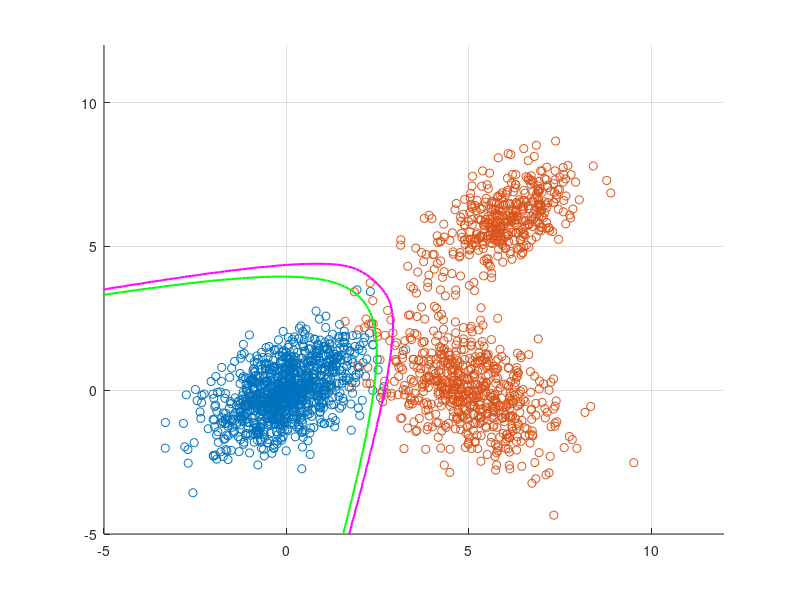
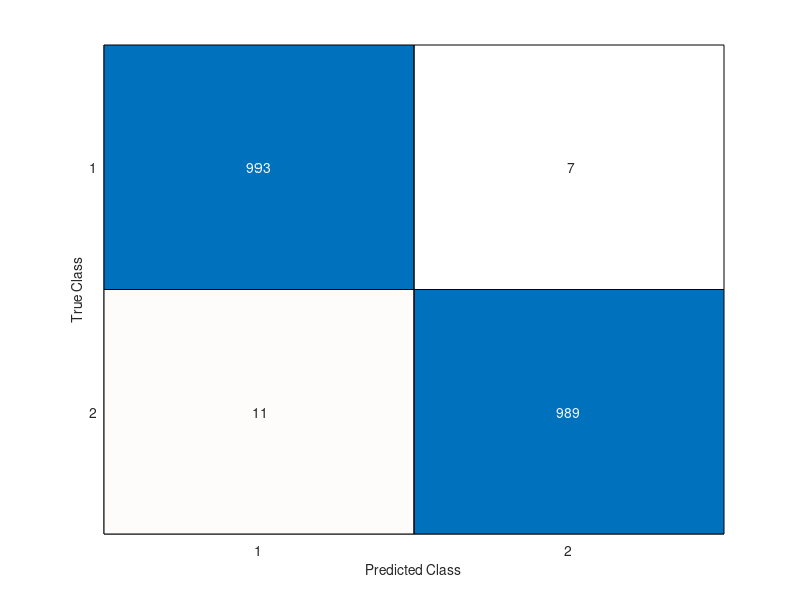
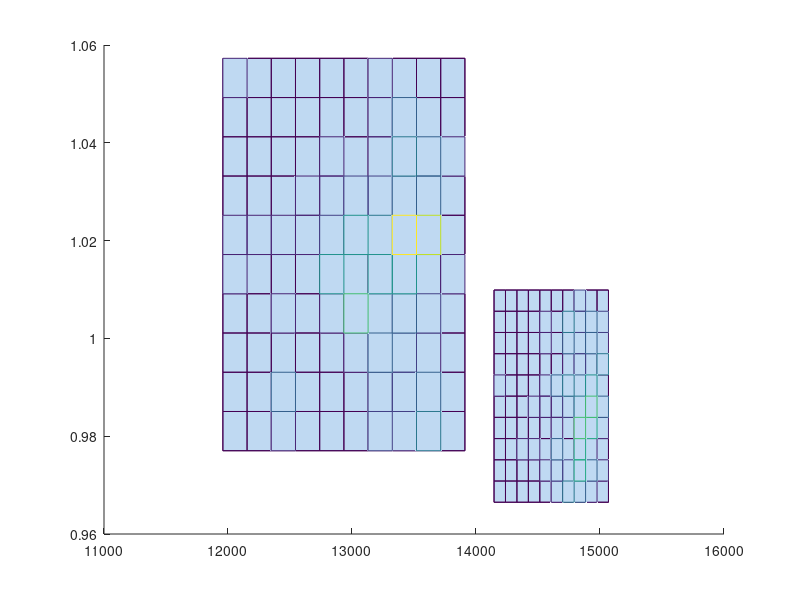

Source code (MATLAB) for these figures, in order:
clear;
close all;
clc;

% generisemo unimodalnu i polimodalnu gausovu
N = 1000;
M1 = [0 0]';
S1 = [1 0.5; 0.5 1];
M2 = [5 0]';
S2 = [1.5 -0.7; -0.7 1.5];
M3 = [6 6]';
S3 = [1 0.6; 0.6 1];

K1 = mvnrnd(M1, S1, N); %klasa jedan - unimodalna

% pomocne promenjive
pom = rand(N, 1);
K21 = mvnrnd(M2, S2, N);
K22 = mvnrnd(M3, S3, N);
K2 = (pom < 0.6).*K21 + (pom >= 0.6).*K22;

figure(1);
hold all;
scatter(K1(:, 1), K1(:, 2), 'ro');
scatter(K2(:, 1), K2(:, 2), 'bo');
grid on;

% Bayes-ov klasifikator minimalne greske

x = -5:0.1:12;
y = -5:0.1:12;
f1 = zeros(length(x), length(y));
f2 = zeros(length(x), length(y));
const1 = 1/(2*pi*det(S1)^0.5);
const2 = 1/(2*pi*det(S2)^0.5);
const3 = 1/(2*pi*det(S3)^0.5);
for i = 1:length(x)
    for j = 1:length(y)
        X = [x(i) y(j)]';
        f1(i, j) = const1*exp(-0.5*(X - M1)'*inv(S1)*(X - M1));
        f21 = const2*exp(-0.5*(X - M2)'*inv(S2)*(X - M2));
        f22 = const3*exp(-0.5*(X - M3)'*inv(S3)*(X - M3));
        f2(i, j) = 0.6*f21 + 0.4*f22;
    end
end

figure(1);
h = -log(f1./f2); % f-ja h u svakoj tacki prostora
contour(x, y, h', [0 0], 'g', 'Linewidth', 1.5);

% formula
% f1/f2 > (c12 - c22)/(c21 - c11) -> w1
% < -> w2
% cij - cena smestanja j-te klase u i-tu
% c11 = c22 = 0

% Bayes-ov klasifikator minimalne cene

c11 = 0;
c22 = 0;
c12 = 1;
c21 = 5; % vise penalizujemo pogresnu klasifikaciju odbirka iz klase 1

t = (c12 - c22)/(c21 - c11);
k = f1./f2;

figure(1);
contour(x, y, k', [t t], 'm', 'Linewidth', 1.5);

% procena greske klasifikacije - konfuziona matrica

% spajamo sve odbirke u jedan vektor, stvarne klase znamo, a klasifikator
% daje predikciju

Xs = [K1' K2'];
X_true = [ones(1, N), 2*ones(1, N)];
X_pred = zeros(size(X_true));
for i = 1:length(Xs)
    X = Xs(:, i);
    f1 = const1*exp(-0.5*(X - M1)'*inv(S1)*(X - M1));
    f21 = const2*exp(-0.5*(X - M2)'*inv(S2)*(X - M2));
    f22 = const3*exp(-0.5*(X - M3)'*inv(S3)*(X - M3));
    f2 = 0.6*f21 + 0.4*f22;
    if (f1 > f2)
        X_pred(i) = 1;
    else
        X_pred(i) = 2;
    end
end

C = confusionmat(X_true, X_pred);
figure(2);
confusionchart(C);

err1 = C(1, 2)/sum(C(1, :));
err2 = C(2, 1)/sum(C(2, :));
disp(err1);
disp(err2);

% procena greske klasifikacije - teorijski pristup
% ne radi ne znam zasto - sad radi

x = -5:0.1:12;
y = -5:0.1:12;
f1 = zeros(length(x), length(y));
f2 = zeros(length(x), length(y));
const1 = 1/(2*pi*det(S1)^0.5);
const2 = 1/(2*pi*det(S2)^0.5);
const3 = 1/(2*pi*det(S3)^0.5);
e1 = 0;
e2 = 0;

for i = 1:length(x)
    for j = 1:length(y)
        X = [x(i) y(j)]';
        f1(i, j) = const1*exp(-0.5*(X - M1)'*inv(S1)*(X - M1));
        f21 = const2*exp(-0.5*(X - M2)'*inv(S2)*(X - M2));
        f22 = const3*exp(-0.5*(X - M3)'*inv(S3)*(X - M3));
        f2(i, j) = 0.6*f21 + 0.4*f22;
        h = -log(f1(i, j)/f2(i, j));
        if (h < 0) % u oblasti L1
            e2 = e2 + 0.1*0.1*f2(i, j);
        else % u oblasti L2
            e1 = e1 + 0.1*0.1*f1(i, j);
        end
    end
end

disp(e1);
disp(e2);

% sa realnim podacima - podatke je ona sredila sa proslog casa

load('Slova_obelezja.mat');
figure(3);
hold all;
scatter(P1(1, :), P1(2, :), 'ro');
scatter(P2(1, :), P2(2, :), 'bo');
hold off;

figure(4);
hold all;
hist3(P1');
hist3(P2');

% vidi se da nije gaus